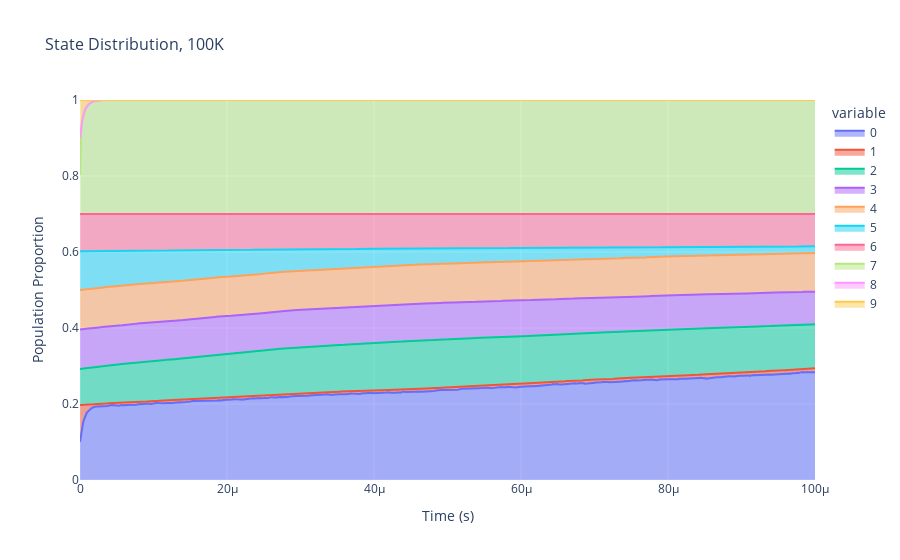

The code cell stored with this chart in its notebook:
### Code cell
kmc_boltz.plot_top_n_states_stacked(
    n_show = -1,
    max_time=0.0001, 
    title="State Distribution, {}K".format(T_kelvin),
    xlabel="Time (s)",
    ylabel="Population Proportion", 
    save=True, 
    show=True,
    save_name="./plots/Pt4H2_stacked_{}_top{}.png".format(T_kelvin, -1)
)

### Figure 1 — Plotly figure (JSON) as saved in the notebook; plotly's stock layout.template omitted (floating-point values rounded to 4 significant figures; data arrays with more than 128 entries replaced by an {"elided": "..."} marker saying what was removed)
{"data": [{"fillpattern": {"shape": ""}, "hovertemplate": "variable=0<br>x=%{x}<br>value=%{y}<extra></extra>", "legendgroup": "0", "line": {"color": "#636efa"}, "marker": {"symbol": "circle"}, "mode": "lines", "name": "0", "orientation": "v", "showlegend": true, "stackgroup": "1", "type": "scatter", "x": {"elided": "1000 float values"}, "xaxis": "x", "y": {"elided": "1000 float values"}, "yaxis": "y"}, {"fillpattern": {"shape": ""}, "hovertemplate": "variable=1<br>x=%{x}<br>value=%{y}<extra></extra>", "legendgroup": "1", "line": {"color": "#EF553B"}, "marker": {"symbol": "circle"}, "mode": "lines", "name": "1", "orientation": "v", "showlegend": true, "stackgroup": "1", "type": "scatter", "x": {"elided": "1000 float values"}, "xaxis": "x", "y": {"elided": "1000 float values"}, "yaxis": "y"}, {"fillpattern": {"shape": ""}, "hovertemplate": "variable=2<br>x=%{x}<br>value=%{y}<extra></extra>", "legendgroup": "2", "line": {"color": "#00cc96"}, "marker": {"symbol": "circle"}, "mode": "lines", "name": "2", "orientation": "v", "showlegend": true, "stackgroup": "1", "type": "scatter", "x": {"elided": "1000 float values"}, "xaxis": "x", "y": {"elided": "1000 float values"}, "yaxis": "y"}, {"fillpattern": {"shape": ""}, "hovertemplate": "variable=3<br>x=%{x}<br>value=%{y}<extra></extra>", "legendgroup": "3", "line": {"color": "#ab63fa"}, "marker": {"symbol": "circle"}, "mode": "lines", "name": "3", "orientation": "v", "showlegend": true, "stackgroup": "1", "type": "scatter", "x": {"elided": "1000 float values"}, "xaxis": "x", "y": {"elided": "1000 float values"}, "yaxis": "y"}, {"fillpattern": {"shape": ""}, "hovertemplate": "variable=4<br>x=%{x}<br>value=%{y}<extra></extra>", "legendgroup": "4", "line": {"color": "#FFA15A"}, "marker": {"symbol": "circle"}, "mode": "lines", "name": "4", "orientation": "v", "showlegend": true, "stackgroup": "1", "type": "scatter", "x": {"elided": "1000 float values"}, "xaxis": "x", "y": {"elided": "1000 float values"}, "yaxis": "y"}, {"fillpattern": {"shape": ""}, "hovertemplate": "variable=5<br>x=%{x}<br>value=%{y}<extra></extra>", "legendgroup": "5", "line": {"color": "#19d3f3"}, "marker": {"symbol": "circle"}, "mode": "lines", "name": "5", "orientation": "v", "showlegend": true, "stackgroup": "1", "type": "scatter", "x": {"elided": "1000 float values"}, "xaxis": "x", "y": {"elided": "1000 float values"}, "yaxis": "y"}, {"fillpattern": {"shape": ""}, "hovertemplate": "variable=6<br>x=%{x}<br>value=%{y}<extra></extra>", "legendgroup": "6", "line": {"color": "#FF6692"}, "marker": {"symbol": "circle"}, "mode": "lines", "name": "6", "orientation": "v", "showlegend": true, "stackgroup": "1", "type": "scatter", "x": {"elided": "1000 float values"}, "xaxis": "x", "y": {"elided": "1000 float values"}, "yaxis": "y"}, {"fillpattern": {"shape": ""}, "hovertemplate": "variable=7<br>x=%{x}<br>value=%{y}<extra></extra>", "legendgroup": "7", "line": {"color": "#B6E880"}, "marker": {"symbol": "circle"}, "mode": "lines", "name": "7", "orientation": "v", "showlegend": true, "stackgroup": "1", "type": "scatter", "x": {"elided": "1000 float values"}, "xaxis": "x", "y": {"elided": "1000 float values"}, "yaxis": "y"}, {"fillpattern": {"shape": ""}, "hovertemplate": "variable=8<br>x=%{x}<br>value=%{y}<extra></extra>", "legendgroup": "8", "line": {"color": "#FF97FF"}, "marker": {"symbol": "circle"}, "mode": "lines", "name": "8", "orientation": "v", "showlegend": true, "stackgroup": "1", "type": "scatter", "x": {"elided": "1000 float values"}, "xaxis": "x", "y": {"elided": "1000 float values"}, "yaxis": "y"}, {"fillpattern": {"shape": ""}, "hovertemplate": "variable=9<br>x=%{x}<br>value=%{y}<extra></extra>", "legendgroup": "9", "line": {"color": "#FECB52"}, "marker": {"symbol": "circle"}, "mode": "lines", "name": "9", "orientation": "v", "showlegend": true, "stackgroup": "1", "type": "scatter", "x": {"elided": "1000 float values"}, "xaxis": "x", "y": {"elided": "1000 float values"}, "yaxis": "y"}], "layout": {"legend": {"title": {"text": "variable"}, "tracegroupgap": 0}, "showlegend": true, "title": {"font": {"size": 16}, "text": "State Distribution, 100K"}, "xaxis": {"anchor": "y", "domain": [0, 1], "range": [0, 0.0001], "title": {"font": {"size": 14}, "text": "Time (s)"}}, "yaxis": {"anchor": "x", "domain": [0, 1], "range": [0, 1], "title": {"font": {"size": 14}, "text": "Population Proportion"}}}}
